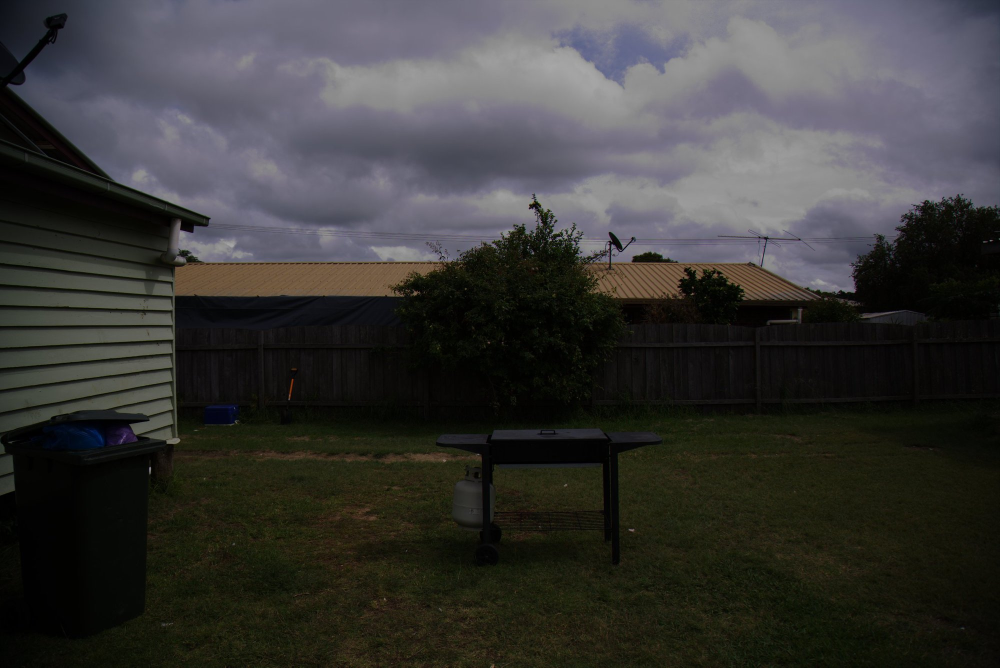
//> input picture cv/lab2/asset/image.jpg, 2000 x 1335 px (shown at 1/2 size)
$ ./task4 ../asset/image.jpg   (built with g++ and OpenCV 4)
//> lines starting //> are read from the running program, lines starting //| are printed output that depends on the picture; after the words box and inside, x2 and y2 are one past the last pixel; in counts of white or black regions, pixels touching at a corner belong together
### cv/lab2/include/lab2.hpp
#include <opencv2/highgui.hpp>
#include <opencv2/imgproc.hpp>

namespace lab2 {

// task 1
/** Returns true if the number of arguments is at least n. */
bool areArgumentsEnough(int argc, int n);
/** Checks that img is not null. */
bool isImageValid(const cv::Mat& img);
/** Creates a named window and displays the img in it. */
void showImage(const cv::Mat& img, std::string windowName);
/** Converts img to grayscale. */
cv::Mat convertToGreyScale(const cv::Mat& img);

// task 2
/**
 * Applies a min filter to img, using a square kernel of size kernelSize (odd).
 */
cv::Mat minFilter(const cv::Mat& img, int kernelSize);
/**
 * Applies a max filter to img, using a square kernel of size kernelSize (odd).
 */
cv::Mat maxFilter(const cv::Mat& img, int kernelSize);

// task 4
/** Returns an histogram representation for the given img.*/
cv::Mat calcHistImg(const cv::Mat& img,
                    int nBins);  // implementation only supports nBins = 256

}  // namespace lab2

### cv/lab2/src/lab2.cpp
#include "../include/lab2.hpp"

#include <iostream>

bool lab2::areArgumentsEnough(int argc, int n) { return argc >= n; }

bool lab2::isImageValid(const cv::Mat& img) { return img.data != NULL; }

void lab2::showImage(const cv::Mat& img, std::string windowName) {
    cv::namedWindow(windowName);
    cv::imshow(windowName, img);
}

// [101 lines left out: functions convertToGreyScale, minFilter, maxFilter, calcHistImg, not called in this run]

### cv/lab2/src/task4.cpp
#include <iostream>
#include <opencv2/highgui.hpp>
#include <opencv2/imgproc.hpp>

#include "../include/lab2.hpp"

using namespace lab2;

int main(int argc, char** argv) {
    cv::Mat src = cv::imread(argv[1]);
//> src is the input picture: 1335 rows x 2000 cols, CV_8UC3; mean B, G, R 54.5, 56.1, 56.7
    cv::Mat img;
    cvtColor(src, img, cv::COLOR_BGR2GRAY);
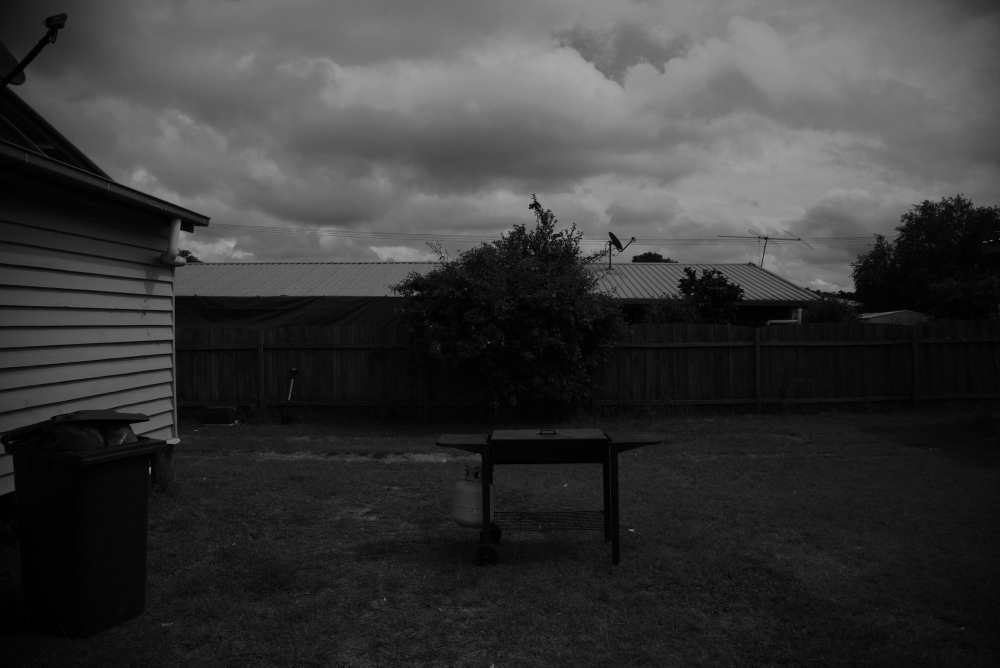
//> img: 1335 rows x 2000 cols, CV_8UC1 (shown at 1/2 size); min 0, max 168, mean 56.1

    // my impl
    // cv::Mat histImg = lab2::calcHistImg(greyScaledImg, 256);

    int nBins = 256;
    float range[] = {0, 256};
    const float* histRange[] = {range};
    bool uniform = true, accumulate = false;
    // calculate histogram using calcHist
    cv::Mat hist;
    calcHist(&img, 1, 0, cv::Mat(), hist, 1, &nBins, histRange, uniform,
             accumulate);
//> hist = 256 values, max 54353 at index 4, min 0 at index 169, mean 10429.7

    // create image to display the histogram
    int histWidth = 512, histHeight = 400;
    int binWidth = cvRound((double)histWidth / nBins);
    cv::Mat histImg(histHeight, histWidth, CV_8UC3, cv::Scalar(0, 0, 0));

    // normalize the histogram
    normalize(hist, hist, 0, histImg.rows, cv::NORM_MINMAX, -1, cv::Mat());
//> hist = 256 values, max 400 at index 4, min 0 at index 169, mean 76.76

    // display the histogram
    for (int i = 1; i < nBins; ++i) {
        cv::line(
            histImg,
            cv::Point(binWidth * (i - 1),
                      histHeight - cvRound(hist.at<float>(i - 1))),
            cv::Point(binWidth * (i), histHeight - cvRound(hist.at<float>(i))),
            cv::Scalar(255, 255, 255), 1, 8, 0);
    }
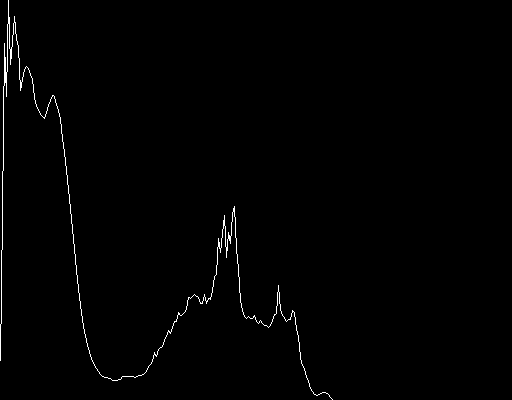
//> histImg: 400 rows x 512 cols, CV_8UC3; 0.83% white in thin lines or dots, all inside (x1, y1, x2, y2) = (0, 0, 333, 400)
    showImage(histImg, "hist");

    cv::waitKey(0);
    return 0;
}
